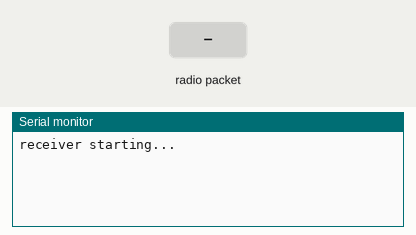
Recording of a sketch running on a simulated Arduino Uno, built with avr-gcc and run on an emulated ATmega328P. On the bench: the last lines printed to the serial monitor. The inputs (shaded band) are chosen by the test bench. No radio packets arrive unless stated.

Above: at 1.2 s.
1.3 s: radio packet "1" arrives
At 2.5 s:
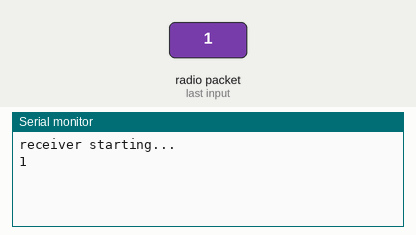
2.8 s: radio packet "0" arrives
At 3.6 s:
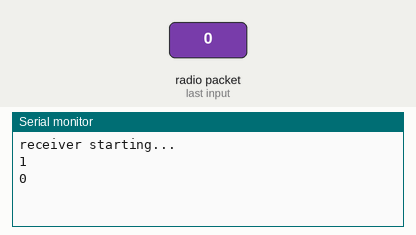
4.3 s: radio packet "2" arrives
At 4.7 s:
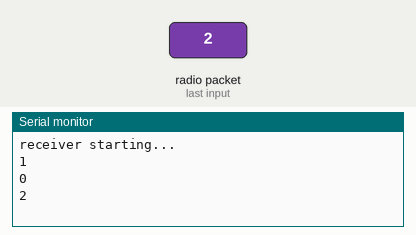

Measured:
- after the input at 1.3 s, the serial monitor: prints a new line at once (image 1)
- after the input at 2.8 s, the serial monitor: prints a new line at once (image 2)
- after the input at 4.3 s, the serial monitor: prints a new line at once (image 3)

The sketch:

receiver_test.ino
```cpp
/*
* Arduino Wireless Communication Tutorial
*       Example 1 - Receiver Code
*
* by Dejan Nedelkovski, www.HowToMechatronics.com
*
* Library: TMRh20/RF24, https://github.com/tmrh20/RF24/
*/

#include <SPI.h>
#include <nRF24L01.h>
#include <RF24.h>

RF24 radio(7, 8); // CE, CSN

const byte address[6] = "00001";

void setup() {
  Serial.begin(9600);
  radio.begin();
  radio.openReadingPipe(0, address);
  radio.setPALevel(RF24_PA_MIN);
  radio.startListening();
  Serial.println("receiver starting...");
}

void loop() {
  if (radio.available()) {
    char text[32] = "";
    radio.read(&text, sizeof(text));
    Serial.println(text);
  }
}
```
